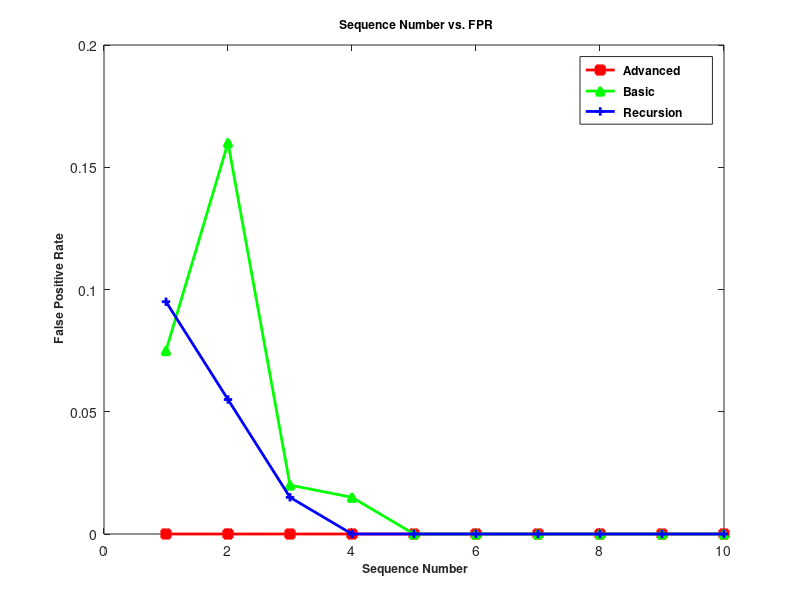
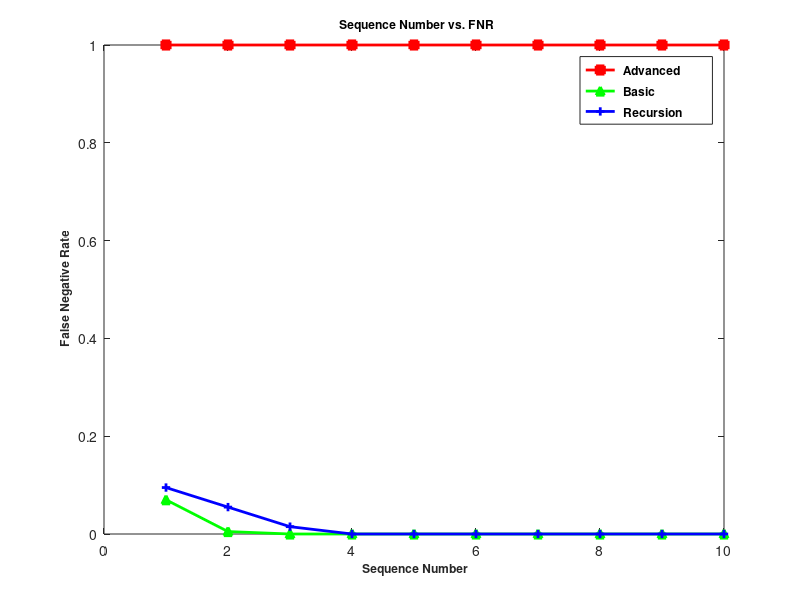

These charts were generated, in order, by the following MATLAB code:
function print_diagram()
close all;
load print_data.mat
figure;
%figure('Position',[1 1 1200 900])
plot(x_label, FPR_Advanced_mean, 'rs-', 'LineWidth', 2, 'MarkerFaceColor', 'r');
hold on;
plot(x_label, FPR_Basic_mean, 'g^-', 'LineWidth', 2, 'MarkerFaceColor', 'g');
plot(x_label, FPR_Recursion_mean, 'b+-', 'LineWidth', 2, 'MarkerFaceColor', 'b');
hold off
legend('\fontsize{12}\bf Advanced','\fontsize{12}\bf Basic','\fontsize{12}\bf Recursion');

xlabel('\fontsize{12}\bf Sequence Number');
ylabel('\fontsize{12}\bf False Positive Rate');
title('\fontsize{12}\bf  Sequence Number vs. FPR');
figure;
%figure('Position',[1 1 1200 900])
plot(x_label, FNR_Advanced_mean, 'rs-', 'LineWidth', 2, 'MarkerFaceColor', 'r');
hold on;
plot(x_label, FNR_Basic_mean, 'g^-', 'LineWidth', 2, 'MarkerFaceColor', 'g');
plot(x_label, FNR_Recursion_mean, 'b+-', 'LineWidth', 2, 'MarkerFaceColor', 'b')
hold off
legend('\fontsize{12}\bf Advanced','\fontsize{12}\bf Basic','\fontsize{12}\bf Recursion');

xlabel('\fontsize{12}\bf Sequence Number');
ylabel('\fontsize{12}\bf False Negative Rate');
title('\fontsize{12}\bf  Sequence Number vs. FNR');
